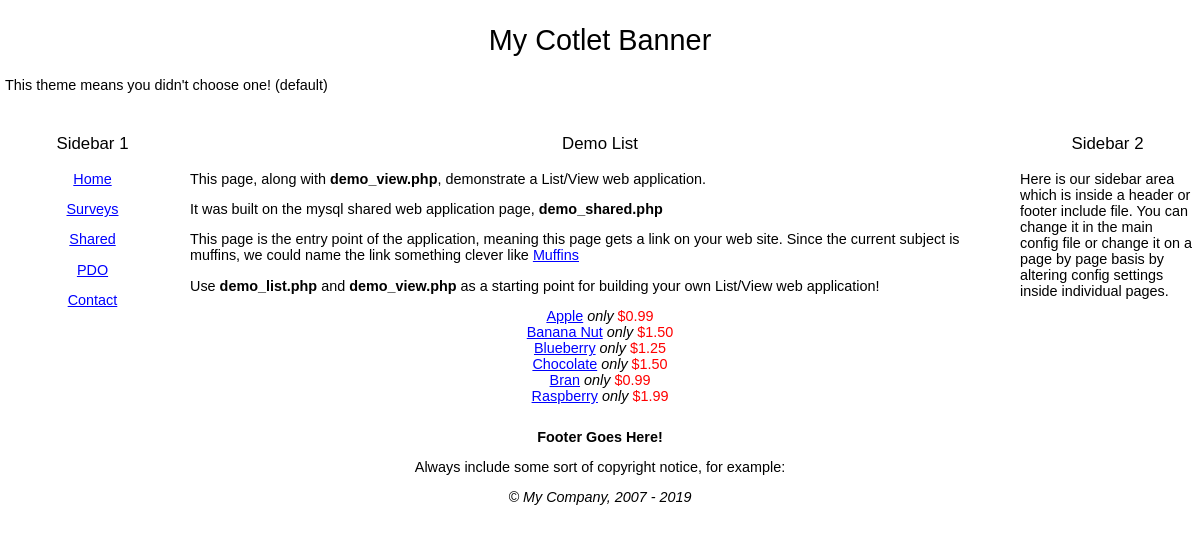
The page /demo-orig/demo_list.php on the database its author committed.
### tables this page shows
create table test_Muffins
( MuffinID int unsigned not null auto_increment primary key,
MuffinName varchar(60),
Description text,
MetaDescription varchar(255),
MetaKeywords varchar(255),
Price decimal(5,2)
);

### demo-orig/demo_list.php (the view, shortened to what this page needs)
<?php
require '../inc_0700/config_inc.php';
$sql = "select MuffinName, MuffinID, Price from test_Muffins";
get_header();
?>
<h3 align="center"><?=smartTitle();?></h3>
<p>This page, along with <b>demo_view.php</b>, demonstrate a List/View web application.</p>
<p>It was built on the mysql shared web application page, <b>demo_shared.php</b></p>
<p>This page is the entry point of the application, meaning this page gets a link on your web site.  Since the current subject is muffins, we could name the link something clever like <a href="<?php echo VIRTUAL_PATH; ?>demo_list.php">Muffins</a></p>
<p>Use <b>demo_list.php</b> and <b>demo_view.php</b> as a starting point for building your own List/View web application!</p>
<?php
$result = mysqli_query(IDB::conn(),$sql) or die(trigger_error(mysqli_error(IDB::conn()), E_USER_ERROR));
if(mysqli_num_rows($result) > 0)
{
	while($row = mysqli_fetch_assoc($result))
	{
         echo '<div align="center"><a href="' . VIRTUAL_PATH . 'demo/demo_view.php?id=' . (int)$row['MuffinID'] . '">' . dbOut($row['MuffinName']) . '</a>';
         echo ' <i>only</i> <font color="red">$' . number_format((float)$row['Price'],2)  . '</font></div>';
	}
}else{
    echo "<div align=center>What! No muffins?  There must be a mistake!!</div>";
}
get_footer();
?>

### wn19/inc_0700/config_inc.php (shortened to what this page needs)
<?php
$config = new stdClass;
include INCLUDE_PATH . 'common_inc.php';
$config->banner = 'My Cotlet Banner';
$config->sidebar1 = '
<h3 align="center">Sidebar 1</h3>
';
$config->sidebar2 = '<h3 align="center">Sidebar 2</h3>';
$config->sidebar2 .= '
<p>Here is our sidebar area which is inside a header or footer include file. You can change it in the main config file or
change it on a page by page basis by altering config settings inside individual pages.</p>
';
$nav1['index.php'] = "Home~A model for building largely static web pages";
$nav1['surveys/'] = "Surveys~The entrance to our Survey App";
$nav1['demo/demo_shared.php'] = "Shared~A demo page for building mysqli shared connection based applications.";
$nav1['demo/demo_pdo.php'] = "PDO~A demo page for building PDO connection based applications.";
$nav1['demo/demo_contact.php'] = "Contact~A demo for building postback forms";
$config->nav1 = $nav1;

### wn19/inc_0700/header_inc.php (shortened to what this page needs)
<!DOCTYPE html PUBLIC "-//W3C//DTD XHTML 1.0 Transitional//EN" "http://www.w3.org/TR/xhtml1/DTD/xhtml1-transitional.dtd">
<html xmlns="http://www.w3.org/1999/xhtml">
<head>
	<link href="<?php echo VIRTUAL_PATH; ?>include/default_style.css" rel="stylesheet" type="text/css" />
</head>
<body>
<table width="100%" cellpadding="5" cellspacing="0" margin="0">
	<tr>
		<td colspan="3">
	  		 <h1 align="center"><?php echo $config->banner;?></h1>
	  		 <p>This theme means you didn't choose one!  (default)
		</td>
  	</tr>
	<tr>
      	<td width="175" valign="top">
			<p align="center"><? echo $config->sidebar1; ?></p>
			<?php
				echo makeLinks($config->nav1,'<p align="center">','</p>');
			?>
		</td>
		<td valign="top">

### wn19/inc_0700/common_inc.php (shortened to what this page needs)
<?php
function dbOut($str)
{
	if($str!=""){$str = stripslashes(trim($str));}
	return $str;
}
function get_header($myInclude = '')
{
	static $headerDone = 0;
	$headerDone++;
	if ($myInclude != "" && file_exists(THEME_PHYSICAL . $myInclude))
	{
		$myInclude = THEME_PHYSICAL . $myInclude;
	}else{
		if (file_exists(THEME_PHYSICAL . 'header_inc.php') && file_exists(THEME_PHYSICAL . 'footer_inc.php')) {
			if($headerDone == 1){$myInclude = THEME_PHYSICAL . 'header_inc.php';}else{$myInclude = THEME_PHYSICAL . 'footer_inc.php';}
		} else {
			if($headerDone == 1){$myInclude = INCLUDE_PATH . 'header_inc.php';}else{$myInclude = INCLUDE_PATH . 'footer_inc.php';}
		}
	}
	include $myInclude;
}
function get_footer($myInclude = '')
{
	get_header($myInclude);
}
function makeLinks($linkArray,$prefix='',$suffix='',$separator="~")
{
	$myReturn = '';
	foreach($linkArray as $url => $text)
	{
		$target = ' target="_blank"';
		$httpCheck = strtolower(substr($url,0,8));
		if(!(strrpos($httpCheck,"http://")>-1) && !(strrpos($httpCheck,"https://")>-1))
		{
			$url = VIRTUAL_PATH . $url;
			$target = "";
		}else if(strrpos($url,ADMIN_PATH . 'admin_')>-1){$target = "";}
		$pos = strrpos($text, $separator);
		if ($pos === false)
		{
			$myReturn .= $prefix . "<a href=\"" . $url . "\"" . $target . ">" . $text . "</a>" . $suffix . "\n";
		}else{
			$aText = explode($separator,$text);
			$myReturn .= $prefix . "<a href=\"" . $url . "\" title=\"" . $aText[1] . "\"" . $target . ">" . $aText[0] . "</a>" . $suffix . "\n";
		}
	}
	return $myReturn;
}
function smartTitle($myTitle = '')
{
	if($myTitle == ''){$myTitle = THIS_PAGE;}
	$myTitle = strtolower(substr($myTitle, 0, strripos($myTitle, '.')));
	$separators = array("_", "-");
	$myTitle = str_replace($separators, " ", $myTitle);
	$myTitle = explode(" ",$myTitle);
	$skip = "this|is|of|a|an|the|but|or|not|yet|at|on|in|over|above|under|below|behind|next to| beside|by|among|between|by|till|since|during|for|throughout|to|and|my";
	$skip = explode("|",$skip);
	for($x=0;$x<count($myTitle);$x++)
	{
		if($x == 0 || !in_array($myTitle[$x], $skip)) {$myTitle[$x] = ucwords($myTitle[$x]);}
	}
	return implode(" ",$myTitle);
}
class IDB
{
	private static $instance = null;
	private function __construct()
	{
		$this->dbHandle = mysqli_connect(DB_HOST,DB_USER,DB_PASSWORD, DB_NAME) or die(trigger_error(mysqli_connect_error(), E_USER_ERROR));
	}
	public static function conn()
    {
      if(self::$instance == null){self::$instance = new self;}
      return self::$instance->dbHandle;
    }
}

### wn19/inc_0700/footer_inc.php (shortened to what this page needs)
	  </td>
      	<td width="175" valign="top">
		<? echo $config->sidebar2; ?>
        </td>
	</tr>
	<tr>
		<td colspan="3">
		    <p align="center"><b>Footer Goes Here!</b></p>
			<p align="center">Always include some sort of copyright notice, for example:</p>
	        <p align="center"><em>&copy; My Company, 2007 - <?php echo date("Y");?></em></p>
		</td>
  </tr>
</table>
</body>
</html>

### wn19/include/default_style.css (style rules this page uses)
body { font-size: .9em; font-family: Verdana, Geneva, Arial, Helvetica, sans-serif; padding:0; margin:0; background-color:#FFFFFF; }
td { font-family: Verdana, Geneva, Arial, Helvetica, sans-serif; }
h1, h2, h3, h4, h5, h6 { font-weight: normal; }
a { font-family:Verdana, Arial, Helvetica, sans-serif; }
a:link { color: #00f; }

### rows shown on the page
test_muffins: MuffinName "Apple", Price "0.99"
test_muffins: MuffinName "Banana Nut", Price "1.50"
test_muffins: MuffinName "Blueberry", Price "1.25"
test_muffins: MuffinName "Chocolate", Price "1.50"
test_muffins: MuffinName "Bran", Price "0.99"
test_muffins: MuffinName "Raspberry", Price "1.99"

### other values the page prints
$config->banner "My Cotlet Banner"
$aText[0] "Home"
$aText[0] "Surveys"
$aText[0] "Shared"
$aText[0] "PDO"
$aText[0] "Contact"
smartTitle() "Demo List"
